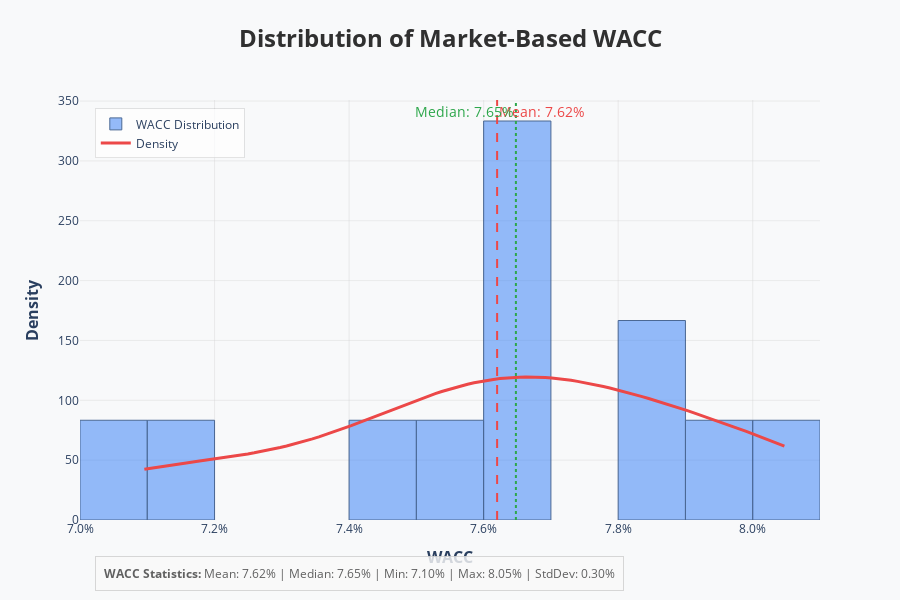

Notebook cell for this chart:
### Code cell
import plotly.graph_objects as go
import numpy as np
from scipy import stats

# Calculate statistics for annotations
wacc_data = result_df['wacc_market_based'].dropna()
wacc_mean = wacc_data.mean()
wacc_median = wacc_data.median()

# Create a figure
fig = go.Figure()

# Add the histogram with custom styling
fig.add_trace(go.Histogram(
    x=wacc_data,
    nbinsx=15,
    name='WACC Distribution',
    histnorm='probability density',
    marker=dict(
        color='rgba(66, 135, 245, 0.7)',
        line=dict(color='rgba(33, 69, 123, 1)', width=1)
    ),
    opacity=0.8
))

# Generate KDE curve manually
kde = stats.gaussian_kde(wacc_data)
x_range = np.linspace(wacc_data.min(), wacc_data.max(), 100)
y_kde = kde(x_range)

# Add the KDE curve
fig.add_trace(go.Scatter(
    x=x_range,
    y=y_kde,
    mode='lines',
    name='Density',
    line=dict(color='rgba(236, 72, 72, 1)', width=3),
))

# Add vertical line for mean
fig.add_vline(
    x=wacc_mean,
    line_width=2,
    line_dash="dash",
    line_color="rgba(236, 72, 72, 1)",
    annotation_text=f"Mean: {wacc_mean:.2%}",
    annotation_position="top right",
    annotation_font_color="rgba(236, 72, 72, 1)",
    annotation_font_size=14
)

# Add vertical line for median
fig.add_vline(
    x=wacc_median,
    line_width=2,
    line_dash="dot",
    line_color="rgba(46, 167, 76, 1)",
    annotation_text=f"Median: {wacc_median:.2%}",
    annotation_position="top left",
    annotation_font_color="rgba(46, 167, 76, 1)",
    annotation_font_size=14
)

# Update layout with modern styling
fig.update_layout(
    title={
        'text': '<b>Distribution of Market-Based WACC</b>',
        'y':0.95,
        'x':0.5,
        'xanchor': 'center',
        'yanchor': 'top',
        'font': dict(size=24, color='#303030')
    },
    xaxis_title={
        'text': '<b>WACC</b>',
        'font': dict(size=16)
    },
    yaxis_title={
        'text': '<b>Density</b>',
        'font': dict(size=16)
    },
    template='plotly_white',
    hovermode='x unified',
    hoverlabel=dict(
        bgcolor="white",
        font_size=12,
        font_family="Arial"
    ),
    legend=dict(
        x=0.02,
        y=0.98,
        bgcolor='rgba(255, 255, 255, 0.7)',
        bordercolor='rgba(0, 0, 0, 0.1)',
        borderwidth=1
    ),
    margin=dict(l=80, r=80, t=100, b=80),
    plot_bgcolor='rgba(248, 249, 250, 1)',
    paper_bgcolor='rgba(248, 249, 250, 1)',
    xaxis=dict(
        tickformat='.1%',
        showgrid=True,
        gridwidth=1,
        gridcolor='rgba(211, 211, 211, 0.4)',
        zeroline=False
    ),
    yaxis=dict(
        showgrid=True,
        gridwidth=1,
        gridcolor='rgba(211, 211, 211, 0.4)',
        zeroline=False
    ),
    width=900,
    height=600
)

# Add annotations for statistical insights
fig.add_annotation(
    x=0.02,
    y=-0.17,
    xref="paper",
    yref="paper",
    text=f"<b>WACC Statistics:</b> Mean: {wacc_mean:.2%} | Median: {wacc_median:.2%} | Min: {wacc_data.min():.2%} | Max: {wacc_data.max():.2%} | StdDev: {wacc_data.std():.2%}",
    showarrow=False,
    font=dict(size=12, color="#505050"),
    align="left",
    bordercolor="#d3d3d3",
    borderwidth=1,
    borderpad=8,
    bgcolor="rgba(250, 250, 250, 0.9)",
    opacity=0.9
)

# Show the figure
fig.show()

### Figure 1 — Plotly figure (JSON) as saved in the notebook; plotly's stock layout.template omitted (floating-point values rounded to 4 significant figures)
{"data": [{"histnorm": "probability density", "marker": {"color": "rgba(66, 135, 245, 0.7)", "line": {"color": "rgba(33, 69, 123, 1)", "width": 1}}, "name": "WACC Distribution", "nbinsx": 15, "opacity": 0.8, "type": "histogram", "x": [0.07601, 0.07661, 0.07661, 0.08047, 0.0781, 0.07998, 0.07635, 0.07874, 0.07503, 0.07412, 0.07096, 0.07143]}, {"line": {"color": "rgba(236, 72, 72, 1)", "width": 3}, "mode": "lines", "name": "Density", "type": "scatter", "x": [0.07096, 0.07105, 0.07115, 0.07124, 0.07134, 0.07144, 0.07153, 0.07163, 0.07173, 0.07182, 0.07192, 0.07201, 0.07211, 0.07221, 0.0723, 0.0724, 0.07249, 0.07259, 0.07269, 0.07278, 0.07288, 0.07297, 0.07307, 0.07317, 0.07326, 0.07336, 0.07346, 0.07355, 0.07365, 0.07374, 0.07384, 0.07394, 0.07403, 0.07413, 0.07422, 0.07432, 0.07442, 0.07451, 0.07461, 0.0747, 0.0748, 0.0749, 0.07499, 0.07509, 0.07519, 0.07528, 0.07538, 0.07547, 0.07557, 0.07567, 0.07576, 0.07586, 0.07595, 0.07605, 0.07615, 0.07624, 0.07634, 0.07643, 0.07653, 0.07663, 0.07672, 0.07682, 0.07691, 0.07701, 0.07711, 0.0772, 0.0773, 0.0774, 0.07749, 0.07759, 0.07768, 0.07778, 0.07788, 0.07797, 0.07807, 0.07816, 0.07826, 0.07836, 0.07845, 0.07855, 0.07864, 0.07874, 0.07884, 0.07893, 0.07903, 0.07913, 0.07922, 0.07932, 0.07941, 0.07951, 0.07961, 0.0797, 0.0798, 0.07989, 0.07999, 0.08009, 0.08018, 0.08028, 0.08037, 0.08047], "y": [42.34, 43.25, 44.13, 44.97, 45.79, 46.58, 47.35, 48.1, 48.84, 49.58, 50.32, 51.07, 51.83, 52.62, 53.44, 54.3, 55.2, 56.16, 57.17, 58.24, 59.38, 60.59, 61.87, 63.24, 64.68, 66.19, 67.79, 69.46, 71.21, 73.03, 74.91, 76.86, 78.86, 80.9, 82.99, 85.1, 87.23, 89.38, 91.52, 93.66, 95.77, 97.85, 99.89, 101.9, 103.8, 105.6, 107.4, 109.1, 110.6, 112.1, 113.4, 114.6, 115.7, 116.6, 117.4, 118.1, 118.7, 119.1, 119.3, 119.4, 119.4, 119.2, 119.0, 118.6, 118.0, 117.4, 116.7, 115.8, 114.9, 113.8, 112.7, 111.5, 110.3, 108.9, 107.5, 106.1, 104.6, 103.1, 101.5, 99.89, 98.24, 96.55, 94.84, 93.09, 91.32, 89.52, 87.69, 85.84, 83.96, 82.05, 80.12, 78.17, 76.19, 74.18, 72.16, 70.11, 68.04, 65.95, 63.85, 61.73]}], "layout": {"annotations": [{"font": {"color": "rgba(236, 72, 72, 1)", "size": 14}, "showarrow": false, "text": "Mean: 7.62%", "x": 0.0762, "xanchor": "left", "xref": "x", "y": 1, "yanchor": "top", "yref": "y domain"}, {"font": {"color": "rgba(46, 167, 76, 1)", "size": 14}, "showarrow": false, "text": "Median: 7.65%", "x": 0.07648, "xanchor": "right", "xref": "x", "y": 1, "yanchor": "top", "yref": "y domain"}, {"align": "left", "bgcolor": "rgba(250, 250, 250, 0.9)", "bordercolor": "#d3d3d3", "borderpad": 8, "borderwidth": 1, "font": {"color": "#505050", "size": 12}, "opacity": 0.9, "showarrow": false, "text": "<b>WACC Statistics:</b> Mean: 7.62% | Median: 7.65% | Min: 7.10% | Max: 8.05% | StdDev: 0.30%", "x": 0.02, "xref": "paper", "y": -0.17, "yref": "paper"}], "height": 600, "hoverlabel": {"bgcolor": "white", "font": {"family": "Arial", "size": 12}}, "hovermode": "x unified", "legend": {"bgcolor": "rgba(255, 255, 255, 0.7)", "bordercolor": "rgba(0, 0, 0, 0.1)", "borderwidth": 1, "x": 0.02, "y": 0.98}, "margin": {"b": 80, "l": 80, "r": 80, "t": 100}, "paper_bgcolor": "rgba(248, 249, 250, 1)", "plot_bgcolor": "rgba(248, 249, 250, 1)", "shapes": [{"line": {"color": "rgba(236, 72, 72, 1)", "dash": "dash", "width": 2}, "type": "line", "x0": 0.0762, "x1": 0.0762, "xref": "x", "y0": 0, "y1": 1, "yref": "y domain"}, {"line": {"color": "rgba(46, 167, 76, 1)", "dash": "dot", "width": 2}, "type": "line", "x0": 0.07648, "x1": 0.07648, "xref": "x", "y0": 0, "y1": 1, "yref": "y domain"}], "title": {"font": {"color": "#303030", "size": 24}, "text": "<b>Distribution of Market-Based WACC</b>", "x": 0.5, "xanchor": "center", "y": 0.95, "yanchor": "top"}, "width": 900, "xaxis": {"gridcolor": "rgba(211, 211, 211, 0.4)", "gridwidth": 1, "showgrid": true, "tickformat": ".1%", "title": {"font": {"size": 16}, "text": "<b>WACC</b>"}, "zeroline": false}, "yaxis": {"gridcolor": "rgba(211, 211, 211, 0.4)", "gridwidth": 1, "showgrid": true, "title": {"font": {"size": 16}, "text": "<b>Density</b>"}, "zeroline": false}}}
